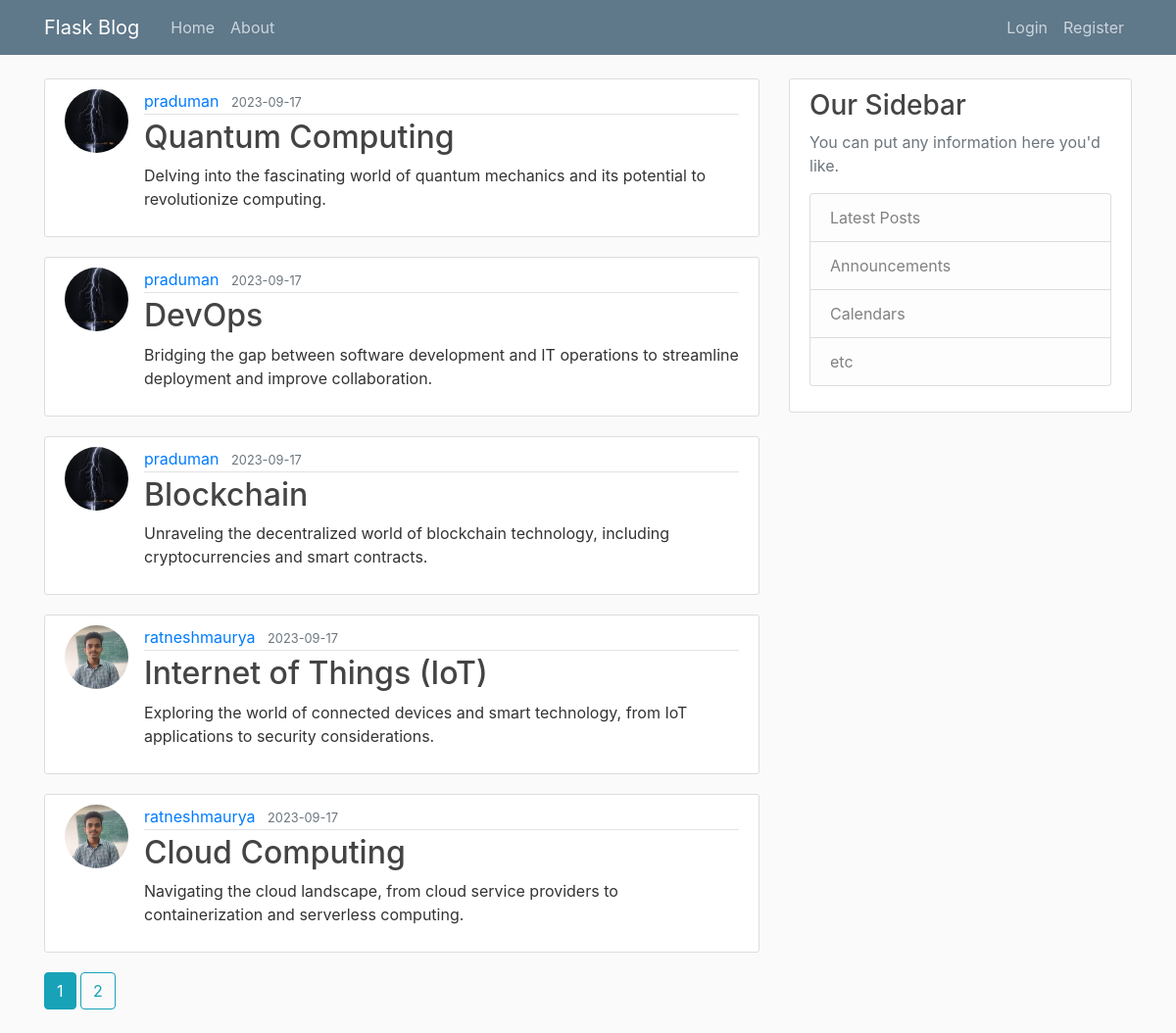
The page /home on the database its author committed.
### flaskblog/models.py (models this page shows, shortened)
class Post(db.Model):
    id = db.Column(db.Integer, primary_key=True)
    title = db.Column(db.String(100), nullable=False)
    date_posted = db.Column(db.DateTime, nullable=False, default=datetime.utcnow)
    content = db.Column(db.Text, nullable=False)
    user_id = db.Column(db.Integer, db.ForeignKey('user.id'), nullable=False)

class User(db.Model, UserMixin):
    id = db.Column(db.Integer, primary_key=True)
    username = db.Column(db.String(20), unique=True, nullable=False)
    email = db.Column(db.String(120), unique=True, nullable=False)
    image_file = db.Column(db.String(20), nullable=False, default='default.jpg')
    password = db.Column(db.String(60), nullable=False)
    posts = db.relationship('Post', backref='author', lazy=True)

### flaskblog/main/routes.py (the view)
@main.route("/")
@main.route("/home")
def home():
    page = request.args.get('page', 1, type=int)
    posts = Post.query.order_by(Post.date_posted.desc()).paginate(page=page, per_page=5)
    return render_template('home.html', posts=posts)

### flaskblog/templates/home.html
{% extends "layout.html" %}
{% block content %}
{% for post in posts.items %}
<article class="media content-section">
    <img class="rounded-circle article-img"
        src="{{ url_for('static', filename='profile_pics/' + post.author.image_file) }}">
    <div class="media-body">
        <div class="article-metadata">
            <a class="mr-2" href="{{ url_for('users.user_posts', username=post.author.username) }}">{{
                post.author.username }}</a>
            <small class="text-muted">{{ post.date_posted.strftime('%Y-%m-%d') }}</small>
        </div>
        <h2><a class="article-title" href="{{ url_for('posts.post', post_id=post.id) }}">{{ post.title }}</a></h2>
        <p class="article-content">{{ post.content }}</p>
    </div>
</article>
{% endfor %}
{% for page_num in posts.iter_pages(left_edge=1, right_edge=1, left_current=1, right_current=2) %}
{% if page_num %}
{% if posts.page == page_num %}
<a class="btn btn-info mb-4" href="{{ url_for('main.home', page=page_num) }}">{{ page_num }}</a>
{% else %}
<a class="btn btn-outline-info mb-4" href="{{ url_for('main.home', page=page_num) }}">{{ page_num }}</a>
{% endif %}
{% else %}
...
{% endif %}
{% endfor %}
{% endblock content %}

### flaskblog/templates/layout.html (shortened to what this page needs)
<!DOCTYPE html>
<html>
<head>
    <link rel="stylesheet" href="https://maxcdn.bootstrapcdn.com/bootstrap/4.0.0/css/bootstrap.min.css"
>
    <link rel="stylesheet" type="text/css" href="{{ url_for('static', filename='main.css') }}">
</head>
<body>
    <header class="site-header">
        <nav class="navbar navbar-expand-md navbar-dark bg-steel fixed-top">
            <div class="container">
                <a class="navbar-brand mr-4" href="/">Flask Blog</a>
                <div class="collapse navbar-collapse" id="navbarToggle">
                    <div class="navbar-nav mr-auto">
                        <a class="nav-item nav-link" href="{{ url_for('main.home') }}">Home</a>
                        <a class="nav-item nav-link" href="{{ url_for('main.about') }}">About</a>
                    </div>
                    <div class="navbar-nav">
                        {% if current_user.is_authenticated %}
                        <a class="nav-item nav-link" href="{{ url_for('posts.new_post') }}">New Post</a>
                        <a class="nav-item nav-link" href="{{ url_for('users.account') }}">Account</a>
                        <a class="nav-item nav-link" href="{{ url_for('users.logout') }}">Logout</a>
                        {% else %}
                        <a class="nav-item nav-link" href="{{ url_for('users.login') }}">Login</a>
                        <a class="nav-item nav-link" href="{{ url_for('users.register') }}">Register</a>
                        {% endif %}
                    </div>
                </div>
            </div>
        </nav>
    </header>
    <main role="main" class="container">
        <div class="row">
            <div class="col-md-8">
                {% block content %}{% endblock %}
            </div>
            <div class="col-md-4">
                <div class="content-section">
                    <h3>Our Sidebar</h3>
                    <p class='text-muted'>You can put any information here you'd like.
                    <ul class="list-group">
                        <li class="list-group-item list-group-item-light">Latest Posts</li>
                        <li class="list-group-item list-group-item-light">Announcements</li>
                        <li class="list-group-item list-group-item-light">Calendars</li>
                        <li class="list-group-item list-group-item-light">etc</li>
                    </ul>
                    </p>
                </div>
            </div>
        </div>
    </main>
</body>
</html>

### flaskblog/static/main.css (style rules this page uses)
body { background: #fafafa; color: #333333; margin-top: 5rem; }
h1, h2, h3, h4, h5, h6 { color: #444444; }
.bg-steel { background-color: #5f788a; }
.site-header .navbar-nav .nav-link { color: #cbd5db; }
.content-section { background: #ffffff; padding: 10px 20px; border: 1px solid #dddddd; border-radius: 3px; margin-bottom: 20px; }
.article-title { color: #444444; }
.article-content { white-space: pre-line; }
.article-img { height: 65px; width: 65px; margin-right: 16px; }
.article-metadata { padding-bottom: 1px; margin-bottom: 4px; border-bottom: 1px solid #e3e3e3 }

### rows shown on the page
Post: image_file (picture), author.username "praduman", date_posted "2023-09-17", title "Quantum Computing", content "Delving into the fascinating world of quantum mechanics and its potential to revolutionize computing."
Post: image_file (picture), author.username "praduman", date_posted "2023-09-17", title "DevOps", content "Bridging the gap between software development and IT operations to streamline deployment and improve collaboration."
Post: image_file (picture), author.username "praduman", date_posted "2023-09-17", title "Blockchain", content "Unraveling the decentralized world of blockchain technology, including cryptocurrencies and smart contracts."
Post: image_file (picture), author.username "ratneshmaurya", date_posted "2023-09-17", title "Internet of Things (IoT)", content "Exploring the world of connected devices and smart technology, from IoT applications to security considerations."
Post: image_file (picture), author.username "ratneshmaurya", date_posted "2023-09-17", title "Cloud Computing", content "Navigating the cloud landscape, from cloud service providers to containerization and serverless computing."

### other values the page prints
{{ page_num }} "1"
{{ page_num }} "2"
